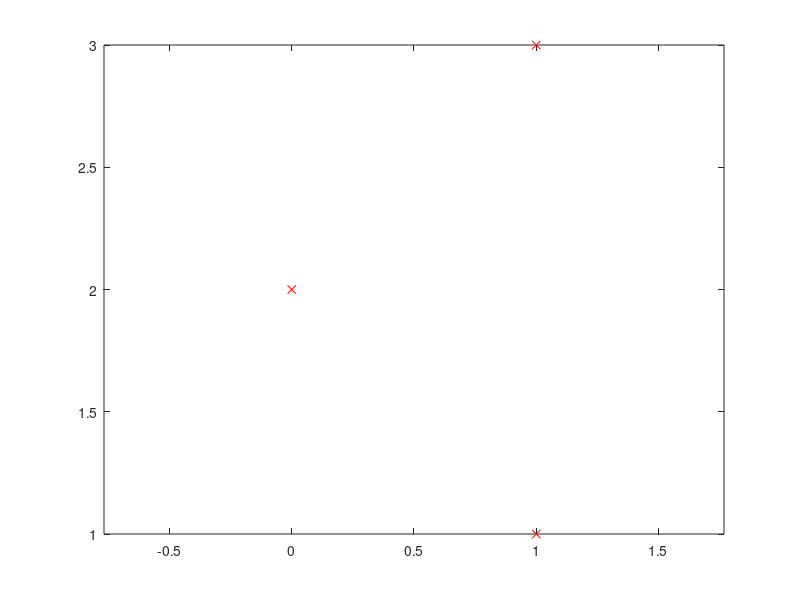

Write MATLAB code to recreate this figure.
x0 = 0;
y0 = 2;
x1 = 1;
x2 = 1;
y1 = 3;
y2 = 1;

        
x1x2 = x2 - x1;
y1y2 = y2 - y1;
        
x2x0 = x0 - x2;
y2y0 = y0 - y2;
        
x1x0 = x0 - x1;
y1y0 = y0 - y1;
        
pr12_20 = x1x2*x2x0 + y1y2*y2y0;
pr12_10 = x1x2*x1x0 + y1y2*y1y0;
        
reqAns = 0;
        
if pr12_20 > 0 
    y = y0 - y2;
    x = x0 - x2;
    reqAns = sqrt(x*x+y*y);
            
 elseif pr12_10 < 0 
    y = y0 - y1;
    x = x0 - x1;
    reqAns = sqrt(x*x+y*y);
            
 else
            
  x11 = x1x2;
  y11 = y1y2;
  x12 = x1x0;
  y12 = y1y0;
  mod = sqrt(x11*x11 + y11*y11);
  reqAns = abs(x11*y12 - y11*x12)/mod;
            
end
  
figure(1)        
plot(x0,y0,'rx')
hold on
plot(x1,y1,'rx')
hold on
plot(x2,y2,'rx')
axis equal